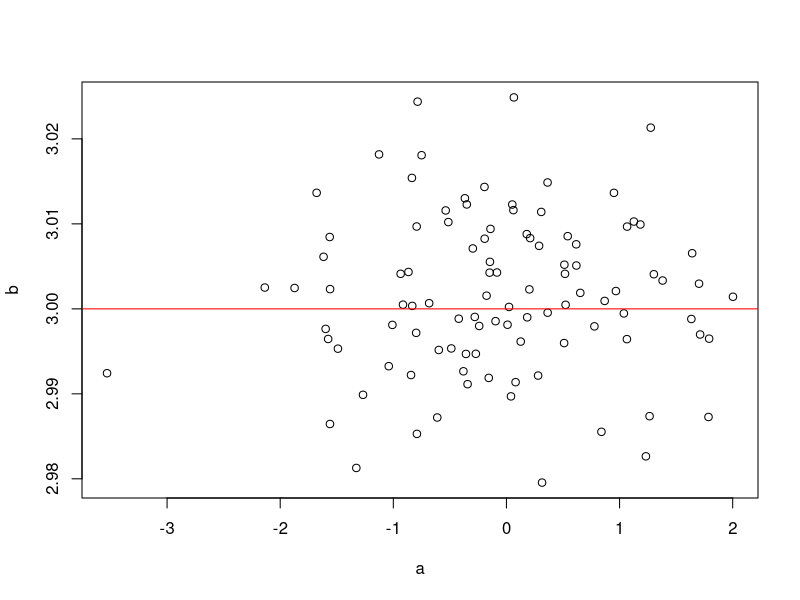

Recreate this plot in R.
## This is a little try to see how to add a R files to github


a <- rnorm(100)
b <- rnorm(100, 3, 0.01)

plot(a, b)
abline(h = 3, col = "red")